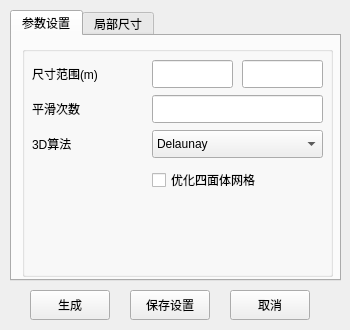
<?xml version="1.0" encoding="UTF-8"?>
<ui version="4.0">
 <class>frmCreateMesh</class>
 <widget class="QMainWindow" name="frmCreateMesh">
  <property name="geometry">
   <rect>
    <x>0</x>
    <y>0</y>
    <width>350</width>
    <height>330</height>
   </rect>
  </property>
  <property name="windowTitle">
   <string>生成网格</string>
  </property>
  <widget class="QWidget" name="centralwidget">
   <widget class="QPushButton" name="btnMesh">
    <property name="geometry">
     <rect>
      <x>30</x>
      <y>290</y>
      <width>80</width>
      <height>30</height>
     </rect>
    </property>
    <property name="text">
     <string>生成</string>
    </property>
   </widget>
   <widget class="QPushButton" name="btnCancel">
    <property name="geometry">
     <rect>
      <x>230</x>
      <y>290</y>
      <width>80</width>
      <height>30</height>
     </rect>
    </property>
    <property name="text">
     <string>取消</string>
    </property>
   </widget>
   <widget class="QTabWidget" name="tabWidget">
    <property name="geometry">
     <rect>
      <x>10</x>
      <y>10</y>
      <width>331</width>
      <height>271</height>
     </rect>
    </property>
    <property name="currentIndex">
     <number>0</number>
    </property>
    <widget class="QWidget" name="tab">
     <attribute name="title">
      <string>参数设置</string>
     </attribute>
     <widget class="QGroupBox" name="groupBox_2">
      <property name="geometry">
       <rect>
        <x>10</x>
        <y>10</y>
        <width>311</width>
        <height>231</height>
       </rect>
      </property>
      <property name="title">
       <string/>
      </property>
      <widget class="QCheckBox" name="chk_optimize_tet">
       <property name="geometry">
        <rect>
         <x>130</x>
         <y>120</y>
         <width>161</width>
         <height>28</height>
        </rect>
       </property>
       <property name="text">
        <string>优化四面体网格</string>
       </property>
      </widget>
      <widget class="QLineEdit" name="txt_smoothind_steps">
       <property name="geometry">
        <rect>
         <x>130</x>
         <y>49</y>
         <width>171</width>
         <height>28</height>
        </rect>
       </property>
       <property name="text">
        <string/>
       </property>
      </widget>
      <widget class="QLabel" name="label_3">
       <property name="geometry">
        <rect>
         <x>10</x>
         <y>84</y>
         <width>111</width>
         <height>28</height>
        </rect>
       </property>
       <property name="text">
        <string>3D算法</string>
       </property>
      </widget>
      <widget class="QLabel" name="label">
       <property name="geometry">
        <rect>
         <x>10</x>
         <y>14</y>
         <width>111</width>
         <height>28</height>
        </rect>
       </property>
       <property name="text">
        <string>尺寸范围(m)</string>
       </property>
      </widget>
      <widget class="QLabel" name="label_2">
       <property name="geometry">
        <rect>
         <x>10</x>
         <y>49</y>
         <width>111</width>
         <height>28</height>
        </rect>
       </property>
       <property name="text">
        <string>平滑次数</string>
       </property>
      </widget>
      <widget class="QComboBox" name="cbx3dAlogrithm">
       <property name="geometry">
        <rect>
         <x>130</x>
         <y>84</y>
         <width>171</width>
         <height>28</height>
        </rect>
       </property>
       <item>
        <property name="text">
         <string>Delaunay </string>
        </property>
       </item>
       <item>
        <property name="text">
         <string>Frontal</string>
        </property>
       </item>
       <item>
        <property name="text">
         <string>HXT</string>
        </property>
       </item>
      </widget>
      <widget class="QLineEdit" name="txt_size_min">
       <property name="geometry">
        <rect>
         <x>130</x>
         <y>14</y>
         <width>81</width>
         <height>28</height>
        </rect>
       </property>
      </widget>
      <widget class="QLineEdit" name="txt_size_max">
       <property name="geometry">
        <rect>
         <x>220</x>
         <y>14</y>
         <width>81</width>
         <height>28</height>
        </rect>
       </property>
      </widget>
     </widget>
    </widget>
    <widget class="QWidget" name="tab_2">
     <attribute name="title">
      <string>局部尺寸</string>
     </attribute>
     <widget class="QGroupBox" name="groupBox">
      <property name="geometry">
       <rect>
        <x>10</x>
        <y>10</y>
        <width>311</width>
        <height>231</height>
       </rect>
      </property>
      <property name="title">
       <string/>
      </property>
      <widget class="QTableWidget" name="tb_local_size">
       <property name="geometry">
        <rect>
         <x>10</x>
         <y>10</y>
         <width>291</width>
         <height>181</height>
        </rect>
       </property>
      </widget>
      <widget class="QToolButton" name="btnClear">
       <property name="geometry">
        <rect>
         <x>10</x>
         <y>200</y>
         <width>121</width>
         <height>26</height>
        </rect>
       </property>
       <property name="text">
        <string>移除全部</string>
       </property>
      </widget>
      <widget class="QPushButton" name="btnRemove">
       <property name="geometry">
        <rect>
         <x>180</x>
         <y>200</y>
         <width>121</width>
         <height>26</height>
        </rect>
       </property>
       <property name="text">
        <string>移除选中行</string>
       </property>
      </widget>
     </widget>
    </widget>
   </widget>
   <widget class="QPushButton" name="btnSave">
    <property name="geometry">
     <rect>
      <x>130</x>
      <y>290</y>
      <width>80</width>
      <height>30</height>
     </rect>
    </property>
    <property name="text">
     <string>保存设置</string>
    </property>
   </widget>
  </widget>
 </widget>
 <resources/>
 <connections/>
</ui>
